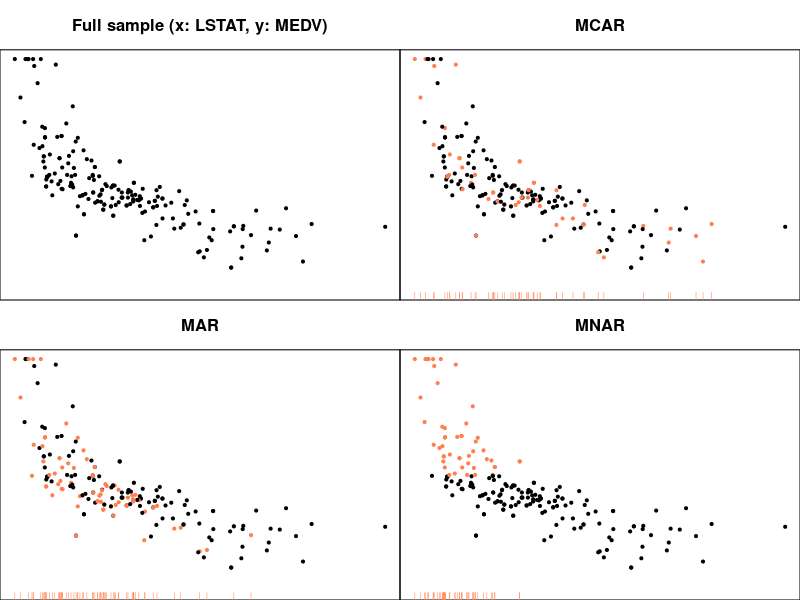

Generate this figure with R:
library("MASS")
set.seed(0)
index     <- sample(nrow(MASS::Boston), 200, replace = TRUE)
Boston200 <- MASS::Boston[index,]
# 40% mcar missing
mcar <- runif(200)<0.25
# 40% mar missing based on lstat
prob <- 1-(Boston200$lstat-min(Boston200$lstat))/(max(Boston200$lstat)-min(Boston200$lstat))
mar  <- as.logical(rbinom(200, 1, prob/2))
# 40% mar missing based on medv
mnar <- Boston200$medv>quantile(Boston200$medv, 0.75)
#
pdf("missing2.pdf", width=10, height=7)
par(mfrow=c(2,2), mar=c(0,0,3,0))
plot(Boston200$lstat, Boston200$medv, pch=19, cex=0.5, ylim=c(0,max(Boston200$medv)), main="Full sample (x: LSTAT, y: MEDV)", xlab="LSTAT", ylab="MEDV", axes=F)
box()
p    <- 1/4
#mcar <- runif(nrow(Boston))<p
plot(Boston200$lstat, Boston200$medv, pch=19, cex=0.5, ylim=c(0,max(Boston200$medv)), main="MCAR", xlab="LSTAT", ylab="MEDV", col=ifelse(mcar, 'coral', 'black'), axes=F)
box()
rug(Boston200$lstat[mcar], col="coral")
#mar <- abs(Boston200$lstat-median(Boston200$lstat))/IQR(Boston200$lstat)
#mar[mar>1] <- 1
#mar <- runif(nrow(Boston))<(mar*p/mean(mar))
plot(Boston200$lstat, Boston200$medv, pch=19, cex=0.5, ylim=c(0,max(Boston200$medv)), main="MAR", xlab="LSTAT", ylab="MEDV", col=ifelse(mar, 'coral', 'black'), axes=F)
box()
rug(Boston200$lstat[mar], col="coral")
#mnar <- (Boston200$medv>quantile(Boston200$medv, 1-p))
plot(Boston200$lstat, Boston200$medv, pch=19, cex=0.5, ylim=c(0,max(Boston200$medv)), main="MNAR", xlab="LSTAT", ylab="MEDV", col=ifelse(mnar, 'coral', 'black'), axes=F)
box()
rug(Boston200$lstat[mnar], col="coral")
dev.off()
if (interactive()) browseURL("missing2.pdf")
